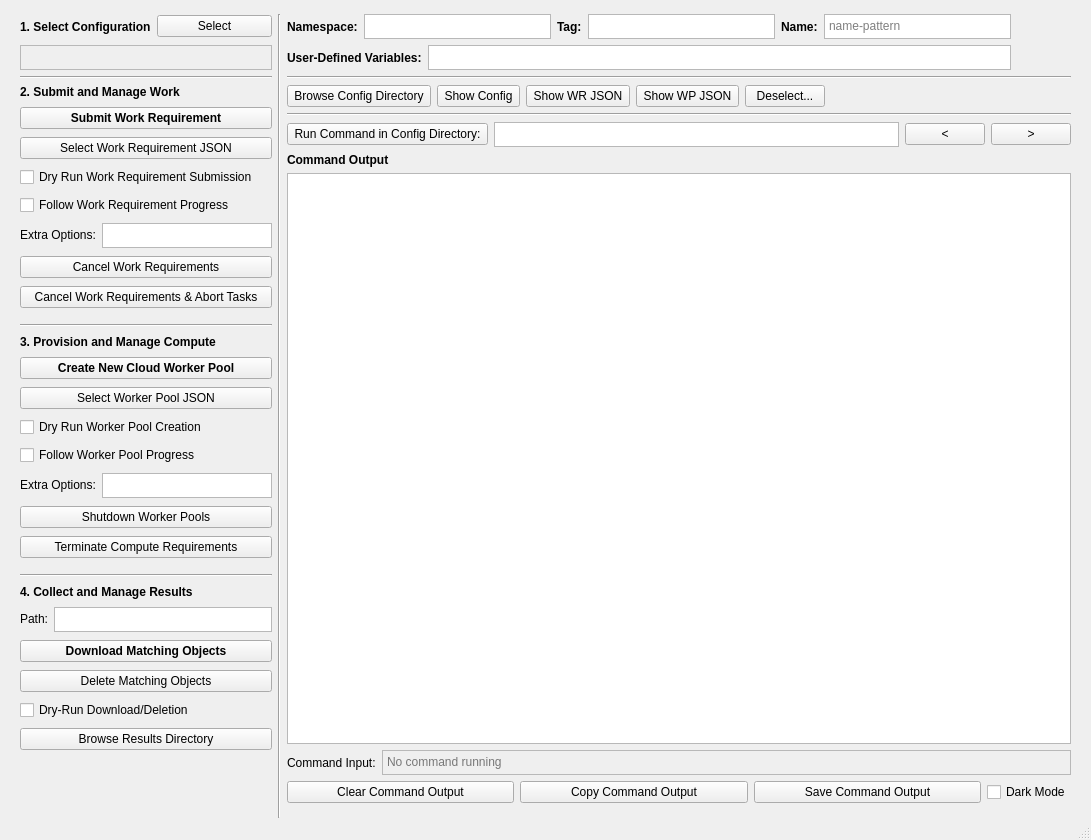
<?xml version="1.0" encoding="UTF-8"?>
<ui version="4.0">
 <class>MainWindow</class>
 <widget class="QMainWindow" name="MainWindow">
  <property name="geometry">
   <rect>
    <x>0</x>
    <y>0</y>
    <width>1091</width>
    <height>840</height>
   </rect>
  </property>
  <property name="minimumSize">
   <size>
    <width>1080</width>
    <height>720</height>
   </size>
  </property>
  <property name="windowTitle">
   <string>YellowDog Commander</string>
  </property>
  <widget class="QWidget" name="centralwidget">
   <layout class="QGridLayout" name="main_grid" rowstretch="0,0,0,1" columnstretch="0,0,1,0">
    <property name="bottomMargin">
     <number>0</number>
    </property>
    <property name="rightMargin">
     <number>20</number>
    </property>
    <property name="topMargin">
     <number>14</number>
    </property>
    <property name="leftMargin">
     <number>20</number>
    </property>
    <item row="0" column="0">
     <layout class="QHBoxLayout" name="horizontalLayout_select_config">
      <item>
       <widget class="QLabel" name="label_9">
        <property name="sizePolicy">
         <sizepolicy hsizetype="Fixed" vsizetype="Preferred">
          <horstretch>0</horstretch>
          <verstretch>0</verstretch>
         </sizepolicy>
        </property>
        <property name="maximumSize">
         <size>
          <width>16777215</width>
          <height>30</height>
         </size>
        </property>
        <property name="font">
         <font>
          <bold>true</bold>
         </font>
        </property>
        <property name="text">
         <string>1. Select Configuration</string>
        </property>
       </widget>
      </item>
      <item>
       <widget class="QPushButton" name="select_config_file">
        <property name="sizePolicy">
         <sizepolicy hsizetype="Expanding" vsizetype="Fixed">
          <horstretch>0</horstretch>
          <verstretch>0</verstretch>
         </sizepolicy>
        </property>
        <property name="text">
         <string>Select</string>
        </property>
       </widget>
      </item>
     </layout>
    </item>
    <item row="1" column="0">
     <widget class="QLabel" name="select_config_label">
      <property name="maximumSize">
       <size>
        <width>16777215</width>
        <height>34</height>
       </size>
      </property>
      <property name="font">
       <font>
        <bold>true</bold>
       </font>
      </property>
      <property name="frameShape">
       <enum>QFrame::Shape::StyledPanel</enum>
      </property>
      <property name="frameShadow">
       <enum>QFrame::Shadow::Sunken</enum>
      </property>
      <property name="margin">
       <number>5</number>
      </property>
      <property name="text">
       <string/>
      </property>
     </widget>
    </item>
    <item row="2" column="0">
     <widget class="Line" name="line_7">
      <property name="orientation">
       <enum>Qt::Orientation::Horizontal</enum>
      </property>
     </widget>
    </item>
    <item row="3" column="0">
     <layout class="QVBoxLayout" name="submit_provision_collect">
      <property name="spacing">
       <number>8</number>
      </property>
      <property name="sizeConstraint">
       <enum>QLayout::SizeConstraint::SetDefaultConstraint</enum>
      </property>
      <property name="leftMargin">
       <number>0</number>
      </property>
      <property name="topMargin">
       <number>0</number>
      </property>
      <property name="rightMargin">
       <number>0</number>
      </property>
      <property name="bottomMargin">
       <number>12</number>
      </property>
      <item>
       <widget class="QLabel" name="label_3">
        <property name="maximumSize">
         <size>
          <width>16777215</width>
          <height>30</height>
         </size>
        </property>
        <property name="font">
         <font>
          <bold>true</bold>
         </font>
        </property>
        <property name="text">
         <string>2. Submit and Manage Work</string>
        </property>
       </widget>
      </item>
      <item>
       <widget class="QPushButton" name="submit_work_requirement">
        <property name="font">
         <font>
          <bold>true</bold>
         </font>
        </property>
        <property name="text">
         <string>Submit Work Requirement</string>
        </property>
       </widget>
      </item>
      <item>
       <widget class="QPushButton" name="select_work_requirement">
        <property name="font">
         <font>
          <italic>false</italic>
          <bold>false</bold>
         </font>
        </property>
        <property name="text">
         <string>Select Work Requirement JSON</string>
        </property>
       </widget>
      </item>
      <item>
       <widget class="QCheckBox" name="dry_run">
        <property name="enabled">
         <bool>true</bool>
        </property>
        <property name="text">
         <string>Dry Run Work Requirement Submission</string>
        </property>
       </widget>
      </item>
      <item>
       <widget class="QCheckBox" name="follow_progress">
        <property name="text">
         <string>Follow Work Requirement Progress</string>
        </property>
       </widget>
      </item>
      <item>
       <layout class="QHBoxLayout" name="horizontalLayout_2">
        <property name="spacing">
         <number>6</number>
        </property>
        <property name="sizeConstraint">
         <enum>QLayout::SizeConstraint::SetDefaultConstraint</enum>
        </property>
        <property name="bottomMargin">
         <number>0</number>
        </property>
        <item>
         <widget class="QLabel" name="wr_options_label">
          <property name="sizePolicy">
           <sizepolicy hsizetype="Fixed" vsizetype="Fixed">
            <horstretch>0</horstretch>
            <verstretch>0</verstretch>
           </sizepolicy>
          </property>
          <property name="text">
           <string>Extra Options:</string>
          </property>
         </widget>
        </item>
        <item>
         <widget class="QPlainTextEdit" name="wr_submit_options">
          <property name="sizePolicy">
           <sizepolicy hsizetype="Ignored" vsizetype="Fixed">
            <horstretch>0</horstretch>
            <verstretch>0</verstretch>
           </sizepolicy>
          </property>
          <property name="minimumSize">
           <size>
            <width>150</width>
            <height>25</height>
           </size>
          </property>
          <property name="maximumSize">
           <size>
            <width>16777215</width>
            <height>25</height>
           </size>
          </property>
          <property name="verticalScrollBarPolicy">
           <enum>Qt::ScrollBarPolicy::ScrollBarAlwaysOff</enum>
          </property>
          <property name="horizontalScrollBarPolicy">
           <enum>Qt::ScrollBarPolicy::ScrollBarAlwaysOff</enum>
          </property>
          <property name="lineWrapMode">
           <enum>QPlainTextEdit::LineWrapMode::NoWrap</enum>
          </property>
         </widget>
        </item>
       </layout>
      </item>
      <item>
       <widget class="QPushButton" name="cancel_work_requirements">
        <property name="text">
         <string>Cancel Work Requirements</string>
        </property>
       </widget>
      </item>
      <item>
       <widget class="QPushButton" name="cancel_work_requirements_and_abort">
        <property name="text">
         <string>Cancel Work Requirements &amp;&amp; Abort Tasks</string>
        </property>
       </widget>
      </item>
      <item>
       <spacer name="spacer_above_line_6">
        <property name="orientation">
         <enum>Qt::Orientation::Vertical</enum>
        </property>
        <property name="sizeType">
         <enum>QSizePolicy::Policy::Fixed</enum>
        </property>
        <property name="sizeHint" stdset="0">
         <size>
          <width>0</width>
          <height>8</height>
         </size>
        </property>
       </spacer>
      </item>
      <item>
       <widget class="Line" name="line_6">
        <property name="orientation">
         <enum>Qt::Orientation::Horizontal</enum>
        </property>
       </widget>
      </item>
      <item>
       <widget class="QLabel" name="label">
        <property name="maximumSize">
         <size>
          <width>16777215</width>
          <height>30</height>
         </size>
        </property>
        <property name="font">
         <font>
          <bold>true</bold>
         </font>
        </property>
        <property name="text">
         <string>3. Provision and Manage Compute</string>
        </property>
       </widget>
      </item>
      <item>
       <widget class="QPushButton" name="create_worker_pool">
        <property name="font">
         <font>
          <bold>true</bold>
         </font>
        </property>
        <property name="text">
         <string>Create New Cloud Worker Pool</string>
        </property>
       </widget>
      </item>
      <item>
       <widget class="QPushButton" name="select_worker_pool">
        <property name="text">
         <string>Select Worker Pool JSON</string>
        </property>
       </widget>
      </item>
      <item>
       <widget class="QCheckBox" name="dry_run_worker_pool">
        <property name="text">
         <string>Dry Run Worker Pool Creation</string>
        </property>
       </widget>
      </item>
      <item>
       <widget class="QCheckBox" name="follow_worker_pool">
        <property name="text">
         <string>Follow Worker Pool Progress</string>
        </property>
       </widget>
      </item>
      <item>
       <layout class="QHBoxLayout" name="horizontalLayout_6" stretch="0,0">
        <property name="spacing">
         <number>6</number>
        </property>
        <property name="sizeConstraint">
         <enum>QLayout::SizeConstraint::SetDefaultConstraint</enum>
        </property>
        <property name="bottomMargin">
         <number>0</number>
        </property>
        <item>
         <widget class="QLabel" name="wp_options_label">
          <property name="sizePolicy">
           <sizepolicy hsizetype="Fixed" vsizetype="Fixed">
            <horstretch>0</horstretch>
            <verstretch>0</verstretch>
           </sizepolicy>
          </property>
          <property name="text">
           <string>Extra Options:</string>
          </property>
         </widget>
        </item>
        <item>
         <widget class="QPlainTextEdit" name="wp_provision_options">
          <property name="sizePolicy">
           <sizepolicy hsizetype="Ignored" vsizetype="Fixed">
            <horstretch>0</horstretch>
            <verstretch>0</verstretch>
           </sizepolicy>
          </property>
          <property name="minimumSize">
           <size>
            <width>170</width>
            <height>25</height>
           </size>
          </property>
          <property name="maximumSize">
           <size>
            <width>16777215</width>
            <height>25</height>
           </size>
          </property>
          <property name="verticalScrollBarPolicy">
           <enum>Qt::ScrollBarPolicy::ScrollBarAlwaysOff</enum>
          </property>
          <property name="horizontalScrollBarPolicy">
           <enum>Qt::ScrollBarPolicy::ScrollBarAlwaysOff</enum>
          </property>
          <property name="lineWrapMode">
           <enum>QPlainTextEdit::LineWrapMode::NoWrap</enum>
          </property>
         </widget>
        </item>
       </layout>
      </item>
      <item>
       <widget class="QPushButton" name="shutdown_all_worker_pools">
        <property name="text">
         <string>Shutdown Worker Pools</string>
        </property>
       </widget>
      </item>
      <item>
       <widget class="QPushButton" name="terminate_all_compute_requirements">
        <property name="text">
         <string>Terminate Compute Requirements</string>
        </property>
       </widget>
      </item>
      <item>
       <spacer name="spacer_above_line_3">
        <property name="orientation">
         <enum>Qt::Orientation::Vertical</enum>
        </property>
        <property name="sizeType">
         <enum>QSizePolicy::Policy::Fixed</enum>
        </property>
        <property name="sizeHint" stdset="0">
         <size>
          <width>0</width>
          <height>8</height>
         </size>
        </property>
       </spacer>
      </item>
      <item>
       <widget class="Line" name="line_3">
        <property name="orientation">
         <enum>Qt::Orientation::Horizontal</enum>
        </property>
       </widget>
      </item>
      <item>
       <widget class="QLabel" name="label_2">
        <property name="maximumSize">
         <size>
          <width>16777215</width>
          <height>30</height>
         </size>
        </property>
        <property name="font">
         <font>
          <bold>true</bold>
         </font>
        </property>
        <property name="text">
         <string>4. Collect and Manage Results</string>
        </property>
       </widget>
      </item>
      <item>
       <layout class="QHBoxLayout" name="horizontalLayout_object_prefix">
        <property name="spacing">
         <number>6</number>
        </property>
        <property name="sizeConstraint">
         <enum>QLayout::SizeConstraint::SetDefaultConstraint</enum>
        </property>
        <property name="bottomMargin">
         <number>0</number>
        </property>
        <item>
         <widget class="QLabel" name="object_path_label">
          <property name="sizePolicy">
           <sizepolicy hsizetype="Fixed" vsizetype="Fixed">
            <horstretch>0</horstretch>
            <verstretch>0</verstretch>
           </sizepolicy>
          </property>
          <property name="text">
           <string>Path:</string>
          </property>
         </widget>
        </item>
        <item>
         <widget class="QPlainTextEdit" name="object_path_override">
          <property name="sizePolicy">
           <sizepolicy hsizetype="Ignored" vsizetype="Fixed">
            <horstretch>0</horstretch>
            <verstretch>0</verstretch>
           </sizepolicy>
          </property>
          <property name="minimumSize">
           <size>
            <width>150</width>
            <height>25</height>
           </size>
          </property>
          <property name="maximumSize">
           <size>
            <width>16777215</width>
            <height>25</height>
           </size>
          </property>
          <property name="verticalScrollBarPolicy">
           <enum>Qt::ScrollBarPolicy::ScrollBarAlwaysOff</enum>
          </property>
          <property name="horizontalScrollBarPolicy">
           <enum>Qt::ScrollBarPolicy::ScrollBarAlwaysOff</enum>
          </property>
          <property name="lineWrapMode">
           <enum>QPlainTextEdit::LineWrapMode::NoWrap</enum>
          </property>
         </widget>
        </item>
       </layout>
      </item>
      <item>
       <widget class="QPushButton" name="download_results">
        <property name="font">
         <font>
          <bold>true</bold>
         </font>
        </property>
        <property name="text">
         <string>Download Matching Objects</string>
        </property>
       </widget>
      </item>
      <item>
       <widget class="QPushButton" name="delete_objects">
        <property name="text">
         <string>Delete Matching Objects</string>
        </property>
       </widget>
      </item>
      <item>
       <widget class="QCheckBox" name="dry_run_objects">
        <property name="text">
         <string>Dry-Run Download/Deletion</string>
        </property>
       </widget>
      </item>
      <item>
       <widget class="QPushButton" name="browse_results_directory">
        <property name="text">
         <string>Browse Results Directory</string>
        </property>
       </widget>
      </item>
      <item>
       <spacer name="verticalSpacer">
        <property name="orientation">
         <enum>Qt::Orientation::Vertical</enum>
        </property>
        <property name="sizeHint" stdset="0">
         <size>
          <width>0</width>
          <height>0</height>
         </size>
        </property>
       </spacer>
      </item>
     </layout>
    </item>
    <item row="0" column="1" rowspan="4">
     <widget class="Line" name="line_5">
      <property name="orientation">
       <enum>Qt::Orientation::Vertical</enum>
      </property>
     </widget>
    </item>
    <item row="0" column="2">
     <layout class="QHBoxLayout" name="horizontalLayout_8" stretch="0,0,0,0,0,0">
      <property name="leftMargin">
       <number>0</number>
      </property>
      <property name="topMargin">
       <number>0</number>
      </property>
      <item>
       <widget class="QLabel" name="label_7">
        <property name="font">
         <font>
          <bold>true</bold>
         </font>
        </property>
        <property name="text">
         <string>Namespace:</string>
        </property>
       </widget>
      </item>
      <item>
       <widget class="QPlainTextEdit" name="namespace_override">
        <property name="sizePolicy">
         <sizepolicy hsizetype="Expanding" vsizetype="Fixed">
          <horstretch>0</horstretch>
          <verstretch>0</verstretch>
         </sizepolicy>
        </property>
        <property name="maximumSize">
         <size>
          <width>16777215</width>
          <height>25</height>
         </size>
        </property>
        <property name="verticalScrollBarPolicy">
         <enum>Qt::ScrollBarPolicy::ScrollBarAlwaysOff</enum>
        </property>
        <property name="horizontalScrollBarPolicy">
         <enum>Qt::ScrollBarPolicy::ScrollBarAlwaysOff</enum>
        </property>
       </widget>
      </item>
      <item>
       <widget class="QLabel" name="label_8">
        <property name="font">
         <font>
          <bold>true</bold>
         </font>
        </property>
        <property name="text">
         <string>Tag:</string>
        </property>
       </widget>
      </item>
      <item>
       <widget class="QPlainTextEdit" name="tag_override">
        <property name="sizePolicy">
         <sizepolicy hsizetype="Expanding" vsizetype="Fixed">
          <horstretch>0</horstretch>
          <verstretch>0</verstretch>
         </sizepolicy>
        </property>
        <property name="maximumSize">
         <size>
          <width>16777215</width>
          <height>25</height>
         </size>
        </property>
        <property name="verticalScrollBarPolicy">
         <enum>Qt::ScrollBarPolicy::ScrollBarAlwaysOff</enum>
        </property>
        <property name="horizontalScrollBarPolicy">
         <enum>Qt::ScrollBarPolicy::ScrollBarAlwaysOff</enum>
        </property>
       </widget>
      </item>
      <item>
       <widget class="QLabel" name="label_name_glob">
        <property name="font">
         <font>
          <bold>true</bold>
         </font>
        </property>
        <property name="text">
         <string>Name:</string>
        </property>
       </widget>
      </item>
      <item>
       <widget class="QPlainTextEdit" name="name_glob_override">
        <property name="sizePolicy">
         <sizepolicy hsizetype="Expanding" vsizetype="Fixed">
          <horstretch>0</horstretch>
          <verstretch>0</verstretch>
         </sizepolicy>
        </property>
        <property name="maximumSize">
         <size>
          <width>16777215</width>
          <height>25</height>
         </size>
        </property>
        <property name="placeholderText">
         <string>name-pattern</string>
        </property>
        <property name="verticalScrollBarPolicy">
         <enum>Qt::ScrollBarPolicy::ScrollBarAlwaysOff</enum>
        </property>
        <property name="horizontalScrollBarPolicy">
         <enum>Qt::ScrollBarPolicy::ScrollBarAlwaysOff</enum>
        </property>
       </widget>
      </item>
     </layout>
    </item>
    <item row="1" column="2">
     <layout class="QHBoxLayout" name="horizontalLayout">
      <property name="leftMargin">
       <number>0</number>
      </property>
      <item>
       <widget class="QLabel" name="label_4">
        <property name="maximumSize">
         <size>
          <width>16777215</width>
          <height>30</height>
         </size>
        </property>
        <property name="font">
         <font>
          <bold>true</bold>
         </font>
        </property>
        <property name="text">
         <string>User-Defined Variables:</string>
        </property>
       </widget>
      </item>
      <item>
       <widget class="QPlainTextEdit" name="user_variables">
        <property name="sizePolicy">
         <sizepolicy hsizetype="Expanding" vsizetype="Fixed">
          <horstretch>0</horstretch>
          <verstretch>0</verstretch>
         </sizepolicy>
        </property>
        <property name="maximumSize">
         <size>
          <width>16777215</width>
          <height>25</height>
         </size>
        </property>
        <property name="verticalScrollBarPolicy">
         <enum>Qt::ScrollBarPolicy::ScrollBarAlwaysOff</enum>
        </property>
        <property name="horizontalScrollBarPolicy">
         <enum>Qt::ScrollBarPolicy::ScrollBarAlwaysOff</enum>
        </property>
        <property name="lineWrapMode">
         <enum>QPlainTextEdit::LineWrapMode::NoWrap</enum>
        </property>
       </widget>
      </item>
     </layout>
    </item>
    <item row="0" column="3" rowspan="2">
     <widget class="QLabel" name="branding">
      <property name="minimumSize">
       <size>
        <width>54</width>
        <height>54</height>
       </size>
      </property>
      <property name="maximumSize">
       <size>
        <width>54</width>
        <height>54</height>
       </size>
      </property>
      <property name="text">
       <string/>
      </property>
      <property name="pixmap">
       <pixmap>yellowdog.png</pixmap>
      </property>
     </widget>
    </item>
    <item row="2" column="2" colspan="2">
     <widget class="Line" name="line_4">
      <property name="orientation">
       <enum>Qt::Orientation::Horizontal</enum>
      </property>
     </widget>
    </item>
    <item row="3" column="2" colspan="2">
     <layout class="QVBoxLayout" name="command_output">
      <property name="spacing">
       <number>-1</number>
      </property>
      <property name="leftMargin">
       <number>0</number>
      </property>
      <property name="topMargin">
       <number>0</number>
      </property>
      <property name="rightMargin">
       <number>0</number>
      </property>
      <property name="bottomMargin">
       <number>15</number>
      </property>
      <item>
       <layout class="QHBoxLayout" name="horizontalLayout_4">
        <property name="topMargin">
         <number>0</number>
        </property>
        <item>
         <widget class="QPushButton" name="browse_config_directory">
          <property name="sizePolicy">
           <sizepolicy hsizetype="Fixed" vsizetype="Fixed">
            <horstretch>0</horstretch>
            <verstretch>0</verstretch>
           </sizepolicy>
          </property>
          <property name="minimumSize">
           <size>
            <width>0</width>
            <height>0</height>
           </size>
          </property>
          <property name="text">
           <string> Browse Config Directory </string>
          </property>
         </widget>
        </item>
        <item>
         <widget class="QPushButton" name="show_config">
          <property name="minimumSize">
           <size>
            <width>0</width>
            <height>0</height>
           </size>
          </property>
          <property name="text">
           <string> Show Config </string>
          </property>
         </widget>
        </item>
        <item>
         <widget class="QPushButton" name="show_wr_json">
          <property name="text">
           <string> Show WR JSON </string>
          </property>
         </widget>
        </item>
        <item>
         <widget class="QPushButton" name="show_wp_json">
          <property name="text">
           <string> Show WP JSON </string>
          </property>
         </widget>
        </item>
        <item>
         <widget class="QPushButton" name="deselect_files">
          <property name="text">
           <string> Deselect... </string>
          </property>
         </widget>
        </item>
        <item>
         <spacer name="horizontalSpacer">
          <property name="orientation">
           <enum>Qt::Orientation::Horizontal</enum>
          </property>
          <property name="sizeHint" stdset="0">
           <size>
            <width>40</width>
            <height>20</height>
           </size>
          </property>
         </spacer>
        </item>
       </layout>
      </item>
      <item>
       <widget class="Line" name="line_8">
        <property name="orientation">
         <enum>Qt::Orientation::Horizontal</enum>
        </property>
       </widget>
      </item>
      <item>
       <layout class="QHBoxLayout" name="horizontalLayout_7">
        <property name="topMargin">
         <number>0</number>
        </property>
        <property name="rightMargin">
         <number>0</number>
        </property>
        <item>
         <widget class="QPushButton" name="run_any_command">
          <property name="text">
           <string> Run Command in Config Directory: </string>
          </property>
         </widget>
        </item>
        <item>
         <widget class="QPlainTextEdit" name="any_command">
          <property name="sizePolicy">
           <sizepolicy hsizetype="Expanding" vsizetype="Fixed">
            <horstretch>0</horstretch>
            <verstretch>0</verstretch>
           </sizepolicy>
          </property>
          <property name="minimumSize">
           <size>
            <width>300</width>
            <height>25</height>
           </size>
          </property>
          <property name="maximumSize">
           <size>
            <width>20000</width>
            <height>25</height>
           </size>
          </property>
          <property name="verticalScrollBarPolicy">
           <enum>Qt::ScrollBarPolicy::ScrollBarAlwaysOff</enum>
          </property>
          <property name="horizontalScrollBarPolicy">
           <enum>Qt::ScrollBarPolicy::ScrollBarAlwaysOff</enum>
          </property>
          <property name="lineWrapMode">
           <enum>QPlainTextEdit::LineWrapMode::NoWrap</enum>
          </property>
         </widget>
        </item>
        <item>
         <widget class="QPushButton" name="prev_command">
          <property name="text">
           <string>&lt;</string>
          </property>
         </widget>
        </item>
        <item>
         <widget class="QPushButton" name="next_command">
          <property name="text">
           <string>&gt;</string>
          </property>
         </widget>
        </item>
       </layout>
      </item>
      <item>
       <widget class="QLabel" name="command_output_title">
        <property name="font">
         <font>
          <bold>true</bold>
         </font>
        </property>
        <property name="text">
         <string>Command Output</string>
        </property>
       </widget>
      </item>
      <item>
       <widget class="QPlainTextEdit" name="log_output">
        <property name="font">
         <font>
          <family>Courier New</family>
          <pointsize>11</pointsize>
          <fontweight>Medium</fontweight>
         </font>
        </property>
        <property name="lineWrapMode">
         <enum>QPlainTextEdit::LineWrapMode::NoWrap</enum>
        </property>
        <property name="readOnly">
         <bool>true</bool>
        </property>
       </widget>
      </item>
      <item>
       <layout class="QHBoxLayout" name="horizontalLayout_stdin">
        <item>
         <widget class="QLabel" name="stdin_label">
          <property name="text">
           <string>Command Input:</string>
          </property>
         </widget>
        </item>
        <item>
         <widget class="QPlainTextEdit" name="stdin_input">
          <property name="enabled">
           <bool>false</bool>
          </property>
          <property name="sizePolicy">
           <sizepolicy hsizetype="Expanding" vsizetype="Fixed">
            <horstretch>0</horstretch>
            <verstretch>0</verstretch>
           </sizepolicy>
          </property>
          <property name="maximumSize">
           <size>
            <width>16777215</width>
            <height>25</height>
           </size>
          </property>
          <property name="verticalScrollBarPolicy">
           <enum>Qt::ScrollBarPolicy::ScrollBarAlwaysOff</enum>
          </property>
          <property name="lineWrapMode">
           <enum>QPlainTextEdit::LineWrapMode::NoWrap</enum>
          </property>
          <property name="placeholderText">
           <string>No command running</string>
          </property>
         </widget>
        </item>
       </layout>
      </item>
      <item>
       <layout class="QHBoxLayout" name="horizontalLayout_9">
        <item>
         <widget class="QPushButton" name="clear_command_output">
          <property name="sizePolicy">
           <sizepolicy hsizetype="Expanding" vsizetype="Fixed">
            <horstretch>0</horstretch>
            <verstretch>0</verstretch>
           </sizepolicy>
          </property>
          <property name="text">
           <string>Clear Command Output</string>
          </property>
         </widget>
        </item>
        <item>
         <widget class="QPushButton" name="copy_command_output">
          <property name="sizePolicy">
           <sizepolicy hsizetype="Expanding" vsizetype="Fixed">
            <horstretch>0</horstretch>
            <verstretch>0</verstretch>
           </sizepolicy>
          </property>
          <property name="text">
           <string>Copy Command Output</string>
          </property>
         </widget>
        </item>
        <item>
         <widget class="QPushButton" name="save_command_output">
          <property name="sizePolicy">
           <sizepolicy hsizetype="Expanding" vsizetype="Fixed">
            <horstretch>0</horstretch>
            <verstretch>0</verstretch>
           </sizepolicy>
          </property>
          <property name="text">
           <string>Save Command Output</string>
          </property>
         </widget>
        </item>
        <item>
         <widget class="QCheckBox" name="dark_mode">
          <property name="text">
           <string>Dark Mode</string>
          </property>
         </widget>
        </item>
       </layout>
      </item>
     </layout>
    </item>
   </layout>
  </widget>
  <widget class="QStatusBar" name="statusBar"/>
 </widget>
 <tabstops>
  <tabstop>dry_run</tabstop>
  <tabstop>follow_progress</tabstop>
  <tabstop>cancel_work_requirements</tabstop>
  <tabstop>shutdown_all_worker_pools</tabstop>
  <tabstop>log_output</tabstop>
 </tabstops>
 <resources/>
 <connections/>
</ui>
